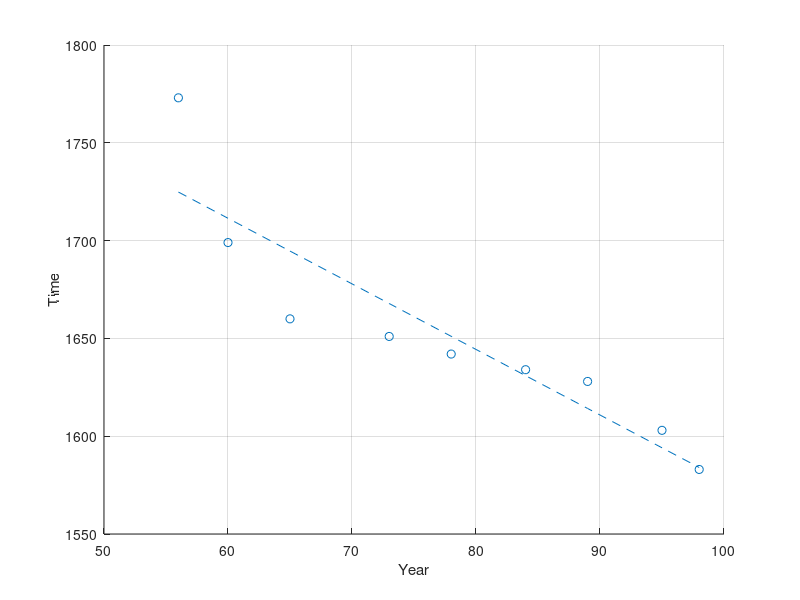

Source code (MATLAB):
clc;clear all;close all; 
% Question 2
format short g
x = [56 60 65 73 78 84 89 95 98]';
y = [1773 1699 1660 1651 1642 1634 1628 1603 1583]';
X = [ones(length(x),1) x];
b = X\y;                        % The \ operator performs a least-squares regression.
y2 = X*b;
fprintf('y=%.2f+(%.2f)x\n',b(1),b(2))
[p,err] = polyfit(x,y,1);       % First order polynomial
y_fit = polyval(p,x,err);       % Values on a line
y_dif = y - y_fit;          	% y value difference (residuals)
SSdif = sum(y_dif.^2);          % Sum square of difference
SStot = (length(y)-1)*var(y);   % Sum square of y taken from variance
r = -sqrt(1-SSdif/SStot);       % since the correlation is negative, r is a negative number
fprintf('The correlation "r" of the data is %f\n',r)

figure;
scatter(x,y)
hold on
plot(x,y2,'--')
xlabel('Year');
ylabel('Time');
grid on
